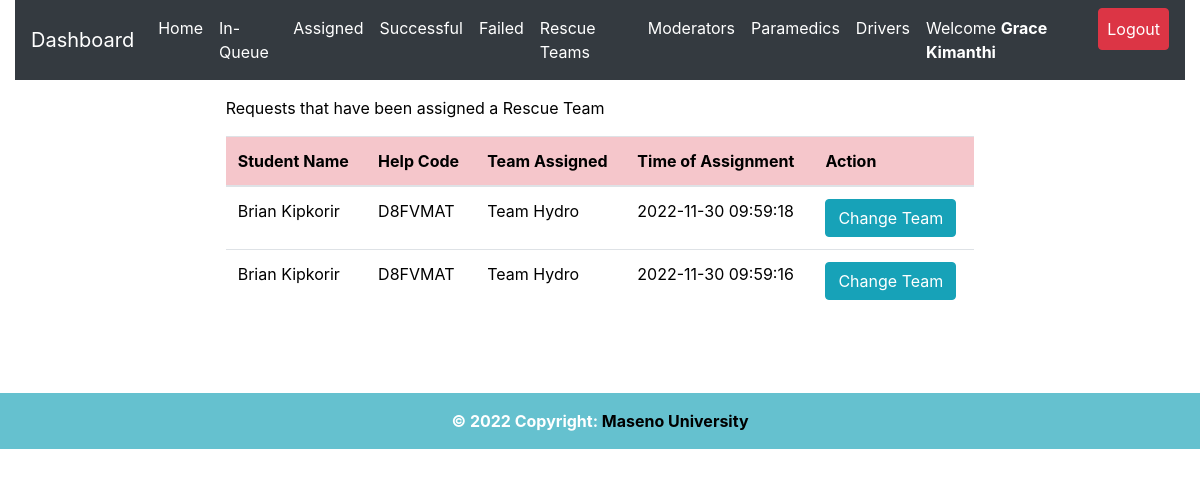
Page /admin/assigned.php (signed in) on the committed database.
### tables this page shows
CREATE TABLE `request_status` (
  `id` int(20) NOT NULL,
  `helpID` varchar(50) NOT NULL,
  `ip_address` varchar(100) NOT NULL,
  `request_latitude` varchar(50) NOT NULL DEFAULT '0',
  `request_longitude` varchar(50) NOT NULL DEFAULT '0',
  `status` varchar(50) DEFAULT 'Pending',
  `emergency_type` varchar(50) NOT NULL,
  `manual_directions` varchar(500) DEFAULT 'N/A',
  `emergency_description` varchar(255) DEFAULT 'No Description',
  `admNo` varchar(255) NOT NULL,
  `timestamp` datetime NOT NULL DEFAULT CURRENT_TIMESTAMP
);

CREATE TABLE `student_details` (
  `id` int(20) NOT NULL,
  `regNum` varchar(255) NOT NULL,
  `firstname` varchar(255) NOT NULL,
  `lastname` varchar(255) NOT NULL,
  `emailaddress` varchar(255) NOT NULL,
  `phonenumber` varchar(15) NOT NULL,
  `password` varchar(255) NOT NULL,
  `password_reset_token` varchar(500) DEFAULT NULL,
  `date` datetime NOT NULL DEFAULT CURRENT_TIMESTAMP
);

CREATE TABLE `rescue_team` (
  `id` int(11) NOT NULL,
  `team_id` varchar(50) NOT NULL,
  `team_username` varchar(255) NOT NULL,
  `team_name` varchar(255) NOT NULL,
  `team_phone` int(15) NOT NULL,
  `team_email` varchar(50) NOT NULL,
  `team_password` varchar(255) NOT NULL,
  `password_reset_token` varchar(255) DEFAULT NULL,
  `registration_timestamp` datetime NOT NULL DEFAULT CURRENT_TIMESTAMP
);

CREATE TABLE `rescue_team_tasks` (
  `id` int(10) NOT NULL,
  `task_help_code` varchar(50) NOT NULL,
  `rescue_team_id` varchar(50) NOT NULL,
  `assigning_admin_id` varchar(50) NOT NULL,
  `team_status` varchar(255) NOT NULL DEFAULT 'Unassigned',
  `assignment_time` timestamp NOT NULL DEFAULT CURRENT_TIMESTAMP ON UPDATE CURRENT_TIMESTAMP
);

### admin/assigned.php (the view, shortened to what this page needs)
<?php
include 'server.php';
$admin_identity = $_SESSION['admin_id'];
?>
<!DOCTYPE html>
<html lang="en">
<head>
<?php include './includes/header.php'; ?>
</head>
  <body>
    <?php include './includes/navbar.php'; ?>
  <div class="row m-3">
   <div class="col-md-2"></div>
  <div class="col-md-8">
    <div class="table-responsive-lg">
        <table class="table" style='color:black'>
            <thead>
              <p style='color:black; font-weight:normal'>
              Requests that have been assigned a Rescue Team
      </p>
                <tr >
                  <th scope="col" class="table-danger">Student Name</th>
                  <th scope="col" class="table-danger">Help Code</th>
                  <th scope="col" class="table-danger">Team Assigned</th>
                  <th scope="col" class="table-danger">Time of Assignment</th>
                  <th scope="col" class="table-danger">Action</th>
                </tr>
              </thead>
              <tbody>
        <?php
        if($admin_identity){
          $data_fetch_query = "SELECT request_status.id, request_status.helpID,request_status.status,
          request_status.admNo,request_status.timestamp,student_details.regNum,student_details.regNum,
          student_details.firstname,student_details.lastname,student_details.phonenumber, rescue_team_tasks.*
          FROM request_status
          INNER JOIN student_details ON request_status.admNo = student_details.regNum
          INNER JOIN rescue_team_tasks ON request_status.helpID = rescue_team_tasks.task_help_code
          WHERE request_status.status ='Assigned' order by  rescue_team_tasks.assignment_time DESC;";
            $data_result = mysqli_query($db, $data_fetch_query);
            if ($data_result->num_rows > 0){
                while($row = $data_result->fetch_assoc()) {
                $fName=$row["firstname"];
                $lName=$row["lastname"];
                $help_code=$row["helpID"];
                $team_id=$row["rescue_team_id"];
                $request_time=$row["assignment_time"];
                $team_fetch = "SELECT * FROM `rescue_team` WHERE `team_id` = '$team_id' ";
                $rslt = mysqli_query($db,  $team_fetch);
                if ($rslt->num_rows > 0){
                  while($row = $rslt->fetch_assoc()) {
                    $team_name = $row["team_name"];
                  }
                }
            echo "<tr style='font-weight:normal'> <td>" .$fName. " ".$lName. "</td>";
            echo "<td>" .$help_code."</td>";
            echo "<td>" .$team_name."</td>";
            echo "<td>" .$request_time."</td>";
            echo "<td>
            <form method ='POST' action='server.php'>
            <input hidden type='text' name='help_code_2' value='$help_code'>
            <input type='submit' data-adminidentity= '$admin_identity' data-previous_team='$team_name' data-helpcode ='$help_code' name='reassign-btn' value='Change Team' class='btn btn-info team_change_button'>
            </form>
            </td> </tr>";
            }
            }else{
            echo "<td>"."No Data is available"."</td>";
            }
            } else{
                echo "<td>"."No Data Found"."</td>";
            }
    ?>
              </tbody>
        </table>
      </div>
      </div>
      <div class="col-md-2"></div>
</div>
<div class="container">
  <div class="row">
    <div class="col-md-3"></div>
    <div class="col-md-6">
    </div>
    <div class="col-md-3"></div>
  </div>
</div>
<?php include './includes/footer.php';?>
  </body>
</html>

### rows in the picture
request_status: admNo.firstname "Brian", admNo.lastname "Kipkorir", helpID "D8FVMAT", rescue_team.team_name "Team Hydro", rescue_team_tasks.assignment_time "2022-11-30 09:59:18", rescue_team_tasks.assignment_time "2022-11-30 09:59:16"

### other values in the picture
$_SESSION['admin_firstname'] "Grace"
$_SESSION['admin_lastname'] "Kimanthi"
